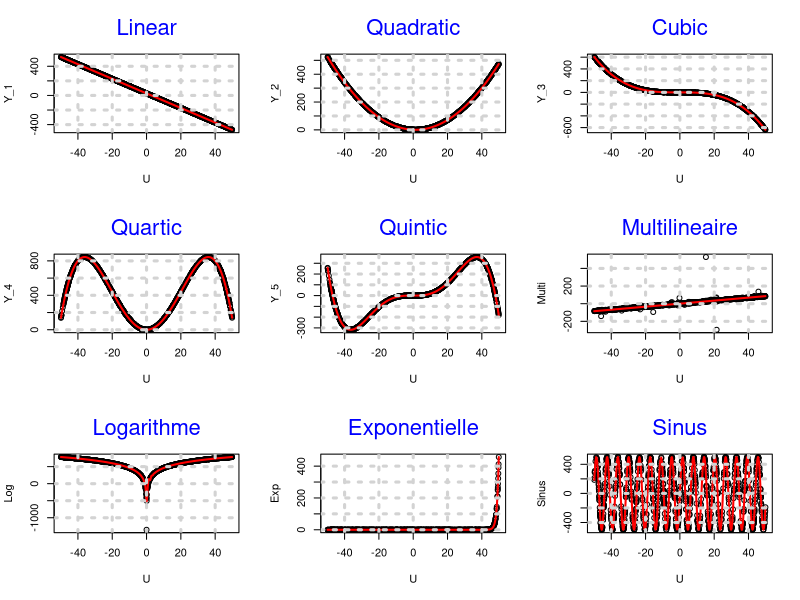

R code for this plot:
## Distribution uniforme
set.seed(2021)
 U<- runif(1000,min=-50,max=50) 
## Distribution gaussienne ou normale
G<-rnorm(1000)
### Distribution de Cauchy
C<-rcauchy(1000)
########### Fonction lineaire
Lineaire <- function(N){
a=-10 ; b=28   
   Y1<-a*U+b
  
  return (Y1)   
}

Y_1<-Lineaire(1000)
### Fonction polynomiale deg 2
Polynome<- function(N){
  
     Y2<-2*U^2-5*U+10 
  
  return (Y2/10)   
}

Y_2<-Polynome(1000)

### Fonction polynomiale deg 3
Polynome<- function(N){
  
     Y3<--5*U^3-7*U^2+ 13*U-7
  
  return (Y3/1000)   
}

Y_3<-Polynome(1000)

### Fonction polynomiale deg 4
 Polynome<- function(N){
  
     Y4<--0.05*U^4+130*U^2-36
  
  return (Y4/100)   
}

Y_4<-Polynome(1000)
### Fonction polynomiale deg 5

Polynome<- function(N){

   #Y5<-0.05*(U-5)^3 *(-U-0.6)^2
   
     Y5<--0.0754*U^5+170*U^3+150*U^2-220*U-11
  
  return (Y5/10000)   
}

Y_5<-Polynome(1000)

### Fonction multilineaire
Multilineaire<- function(N){
     M<-17*U+4*G-5*C+3
  
  return (M/10)   
}

Multi<-Multilineaire(1000)
### Fonction logarithme
Logarithme<- function(N){

     L<-log(U^2)
  
  return (L*100)   
}

Log<-Logarithme(1000)

#### Fonction Exponentielle
Exponentielle<- function(N){

     E<-exp(U)
  
  return (E/10e+18)   
}

Exp<-Exponentielle(1000)

## Fonction sinusoidale 
Sinusoidale<- function(N){

     S<-sin(U)
  
  return (S*500)   
}

Sinus<-Sinusoidale(1000)

####
Base<-cbind(Y_1,Y_2,Y_3,Y_4,Y_5,Multi,Log,Exp,Sinus)
## sauvegarde en format csv
 write.table(Base,file="Base.csv",row.names=FALSE,col.names=FALSE)

########## Visualisation

png("Ecdf.png", width = 1200, height = 800)
par(mfrow=c(3,3)) 

plot(U,Y_1,main="Linear",font.main=6,col.main="blue",cex.main=2)
lines(smooth.spline(U, Y_1),col="red",lwd=2) 
grid(lwd=3)
plot(U,Y_2,main="Quadratic",font.main=6,col.main="blue",cex.main=2)
lines(smooth.spline(U, Y_2),col="red",lwd=2) 
grid(lwd=3)
plot(U,Y_3,main="Cubic",font.main=6,col.main="blue",cex.main=2)
lines(smooth.spline(U, Y_3),col="red",lwd=2) 
grid(lwd=3)
plot(U,Y_4,main="Quartic",font.main=6,col.main="blue",cex.main=2)
lines(smooth.spline(U, Y_4),col="red",lwd=2) 
grid(lwd=3)
plot(U,Y_5,main="Quintic",font.main=6,col.main="blue",cex.main=2)
lines(smooth.spline(U, Y_5),col="red",lwd=2) 
grid(lwd=3)
plot(U,Multi,main="Multilineaire",font.main=6,col.main="blue",cex.main=2)
lines(smooth.spline(U, Multi),col="red",lwd=2) 
grid(lwd=3)
plot(U,Log,main="Logarithme",font.main=6,col.main="blue",cex.main=2)
lines(smooth.spline(U, Log),col="red",lwd=2) 
grid(lwd=3)
plot(U,Exp,main="Exponentielle",font.main=6,col.main="blue",cex.main=2)
lines(smooth.spline(U, Exp),col="red",lwd=2) 
grid(lwd=3)
plot(U,Sinus,main="Sinus",font.main=6,col.main="blue",cex.main=2)
lines(smooth.spline(U, Sinus),col="red",lwd=2) 
grid(lwd=3)
dev.off()

########################################### Fakes Dat

## Distribution gaussienne ou normale
G<-rnorm(1000)
### Distribution de Cauchy
C<-rcauchy(1000)
X1<- runif(1000)
X2<- runif(1000,min=0,max=100)
X3<- runif(1000,min=-100,max=0)
X4<- C+X1
X5<- C+X1+G
X6<- X1*G*C
Fakes<-cbind(U,C,G,X1,X2,X3,X4,X5,X6)
## sauvegarde en format csv
 write.table(Fakes,file="Fakes_data.csv",row.names=FALSE,col.names=FALSE)
